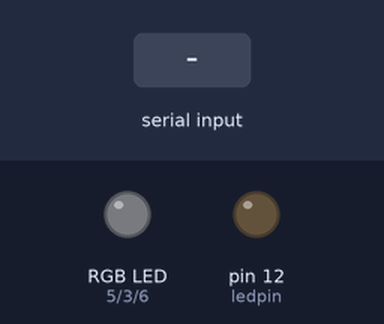
Simulated run of this sketch. Board: Arduino Uno, built with avr-gcc and run on an emulated ATmega328P. On the bench: an RGB LED mixed from three pins (HIGH = lit), output pins drawn as LEDs (lit = HIGH). The inputs (shaded band) are chosen by the test bench.

Above: at 1.2 s.
1.3 s: byte 1 (1) received over Serial
At 1.6 s:
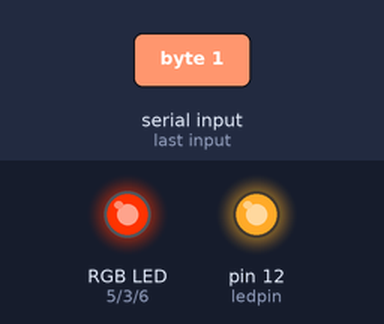
2.8 s: byte 2 (2) received over Serial
At 3.9 s:
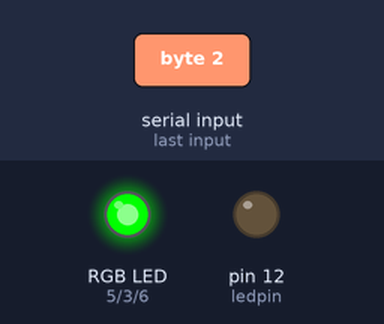
4.3 s: byte 3 (3) received over Serial
At 5.0 s:
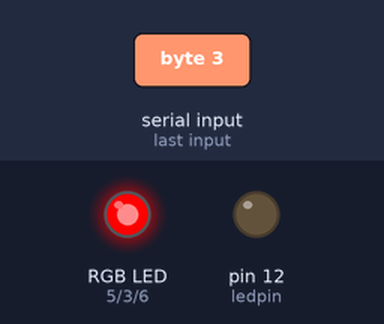
5.8 s: byte 4 (4) received over Serial
At 6.2 s:
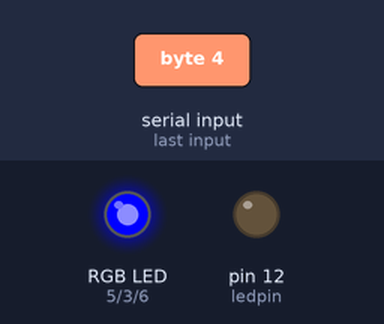
Timing chart, 0 to 8.3 s (numbered marks = the images above; inputs shaded):
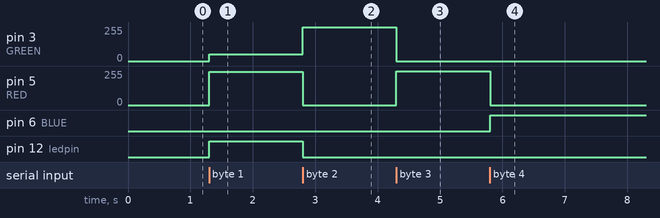

The sketch:

RGB_LED_Strip_Mosfet.ino.ino
```cpp
#define RED       5// pin for red LED
#define GREEN    3 // pin for green - never explicitly referenced
#define BLUE     6 // pin for blue - never explicitly referenced


const int ledpin = 12; //output pin


long k, temp_value;
char rx_byte;
void setup () {
  //baud rate
  Serial.begin(9600);
  //change pinmode to output
  pinMode(ledpin, OUTPUT);
  //make all three pins output pins for pwd
  for (k=0; k<3; k++) {
    pinMode(RED , OUTPUT);
    pinMode(GREEN, OUTPUT);
    pinMode(BLUE, OUTPUT);

  }
}

//continuously run
void loop() {
  //if arduino is correctly connected
  if(Serial.available()>0){
    //read from serial
    rx_byte = Serial.read();
    //if integer received is 1
    if(rx_byte == 1)
    {
      //write Yellow color
      digitalWrite(ledpin, HIGH);

        analogWrite(RED, 250);

        analogWrite(BLUE, 0);

        analogWrite(GREEN, 50);


    }
    //if integer recieved is 2
    if(rx_byte == 2){
      digitalWrite(ledpin,LOW);
        //write Green color
        analogWrite(RED, 0);

        analogWrite(BLUE, 0);

        analogWrite(GREEN, 255);

   }

    //if integer received is 3
    if(rx_byte == 3){
      //write Red color
      digitalWrite(ledpin,LOW);

        analogWrite(RED, 255);

        analogWrite(BLUE, 0);

        analogWrite(GREEN, 0);

   }

    //if integer received is 4
    if(rx_byte == 4){
      //write Blue color
      digitalWrite(ledpin,LOW);

        analogWrite(RED, 0);

        analogWrite(BLUE, 255);

        analogWrite(GREEN, 0);

   }
    //if integer received is 5
    if(rx_byte == 5){
      //write no color
      digitalWrite(ledpin,LOW);

        analogWrite(RED, 0);

        analogWrite(BLUE, 0);

        analogWrite(GREEN, 0);


   }

  }

}
```

Measured:
- after the input at 1.3 s, pin 3 (GREEN): 0/255 → 50/255 at once; pin 5 (RED): 0/255 → 250/255 at once; pin 12 (ledpin): LOW → HIGH at once
- after the input at 2.8 s, pin 3 (GREEN): 50/255 → 255/255 at once; pin 5 (RED): 250/255 → 0/255 at once; pin 12 (ledpin): HIGH → LOW at once
- after the input at 4.3 s, pin 3 (GREEN): 255/255 → 0/255 at once; pin 5 (RED): 0/255 → 255/255 at once
- after the input at 5.8 s, pin 5 (RED): 255/255 → 0/255 at once; pin 6 (BLUE): LOW → HIGH at once
